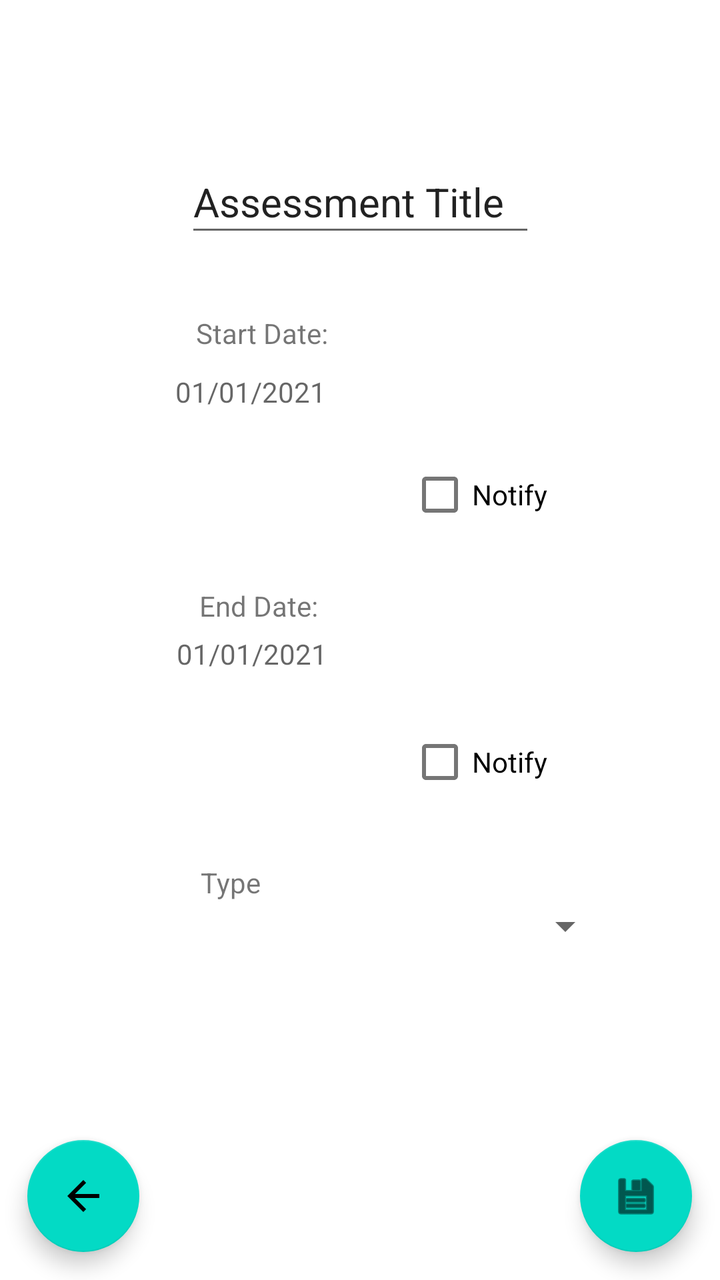
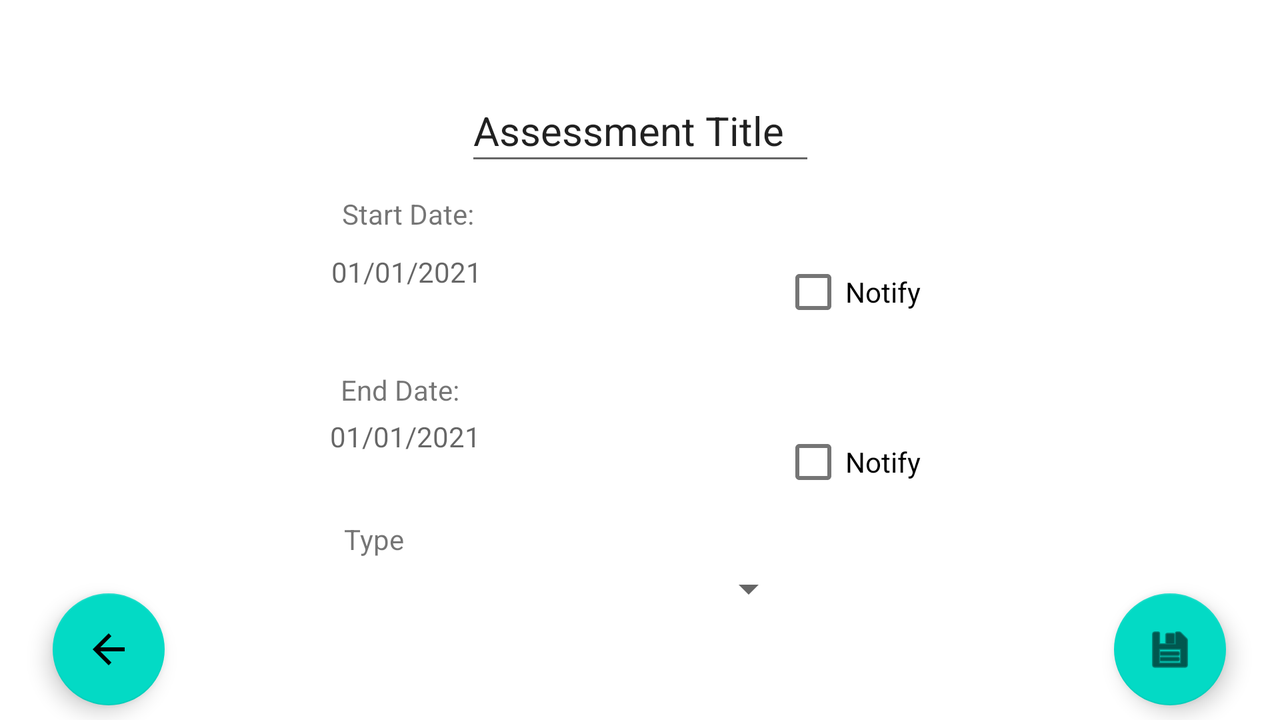

First picture: res/layout/ on a phone held upright. Second picture: the repository's own variant of that layout, on a device whose configuration matches the variant's folder. Source for both follows.
<!-- AndroidManifest.xml: application theme Theme.Smith_TaylorJ -->
<!-- res/layout/activity_edit_assessment.xml -->
<?xml version="1.0" encoding="utf-8"?>
<androidx.constraintlayout.widget.ConstraintLayout xmlns:android="http://schemas.android.com/apk/res/android"
    xmlns:app="http://schemas.android.com/apk/res-auto"
    xmlns:tools="http://schemas.android.com/tools"
    android:layout_width="match_parent"
    android:layout_height="match_parent"
    tools:context=".EditAssessmentActivity">

    <EditText
        android:id="@+id/editAssessmentTitle"
        android:layout_width="175dp"
        android:layout_height="48dp"
        android:text="Assessment Title"
        android:textSize="20sp"
        app:layout_constraintBottom_toBottomOf="parent"
        app:layout_constraintEnd_toEndOf="parent"
        app:layout_constraintStart_toStartOf="parent"
        app:layout_constraintTop_toTopOf="parent"
        app:layout_constraintVertical_bias="0.127" />

    <TextView
        android:id="@+id/editAssessStartLbl"
        android:layout_width="79dp"
        android:layout_height="34dp"
        android:text="Start Date: "
        app:layout_constraintBottom_toBottomOf="parent"
        app:layout_constraintEnd_toEndOf="parent"
        app:layout_constraintHorizontal_bias="0.349"
        app:layout_constraintStart_toStartOf="parent"
        app:layout_constraintTop_toTopOf="parent"
        app:layout_constraintVertical_bias="0.259" />


    <TextView
        android:id="@+id/editAssessEndLbl"
        android:layout_width="78dp"
        android:layout_height="29dp"
        android:text="End Date: "
        app:layout_constraintBottom_toBottomOf="parent"
        app:layout_constraintEnd_toEndOf="parent"
        app:layout_constraintHorizontal_bias="0.354"
        app:layout_constraintStart_toStartOf="parent"
        app:layout_constraintTop_toTopOf="parent"
        app:layout_constraintVertical_bias="0.48" />

    <TextView
        android:id="@+id/editAssessmentStart"
        android:layout_width="201dp"
        android:layout_height="43dp"
        android:hint="01/01/2021"
        app:layout_constraintBottom_toBottomOf="parent"
        app:layout_constraintEnd_toEndOf="parent"
        app:layout_constraintHorizontal_bias="0.552"
        app:layout_constraintStart_toStartOf="parent"
        app:layout_constraintTop_toTopOf="parent"
        app:layout_constraintVertical_bias="0.312" />

    <TextView
        android:id="@+id/editAssessmentEnd"
        android:layout_width="207dp"
        android:layout_height="46dp"
        android:hint="01/01/2021"
        app:layout_constraintBottom_toBottomOf="parent"
        app:layout_constraintEnd_toEndOf="parent"
        app:layout_constraintHorizontal_bias="0.578"
        app:layout_constraintStart_toStartOf="parent"
        app:layout_constraintTop_toTopOf="parent"
        app:layout_constraintVertical_bias="0.534" />

    <com.google.android.material.floatingactionbutton.FloatingActionButton
        android:id="@+id/returnToAssessDetailsBtn"
        android:layout_width="wrap_content"
        android:layout_height="wrap_content"
        android:clickable="true"
        app:layout_constraintBottom_toBottomOf="parent"
        app:layout_constraintEnd_toEndOf="parent"
        app:layout_constraintHorizontal_bias="0.045"
        app:layout_constraintStart_toStartOf="parent"
        app:layout_constraintTop_toTopOf="parent"
        app:layout_constraintVertical_bias="0.976"
        app:srcCompat="@drawable/abc_vector_test" />

    <com.google.android.material.floatingactionbutton.FloatingActionButton
        android:id="@+id/saveAssessmentBtn"
        android:layout_width="wrap_content"
        android:layout_height="wrap_content"
        android:clickable="true"
        app:layout_constraintBottom_toBottomOf="parent"
        app:layout_constraintEnd_toEndOf="parent"
        app:layout_constraintHorizontal_bias="0.954"
        app:layout_constraintStart_toStartOf="parent"
        app:layout_constraintTop_toTopOf="parent"
        app:layout_constraintVertical_bias="0.976"
        app:srcCompat="@android:drawable/ic_menu_save" />

    <CheckBox
        android:id="@+id/editNotifyAssessStart"
        android:layout_width="wrap_content"
        android:layout_height="wrap_content"
        android:text="Notify"
        app:layout_constraintBottom_toBottomOf="parent"
        app:layout_constraintEnd_toEndOf="parent"
        app:layout_constraintHorizontal_bias="0.703"
        app:layout_constraintStart_toStartOf="parent"
        app:layout_constraintTop_toTopOf="parent"
        app:layout_constraintVertical_bias="0.377" />

    <CheckBox
        android:id="@+id/editNotifyAssessEnd"
        android:layout_width="wrap_content"
        android:layout_height="wrap_content"
        android:text="Notify"
        app:layout_constraintBottom_toBottomOf="parent"
        app:layout_constraintEnd_toEndOf="parent"
        app:layout_constraintHorizontal_bias="0.703"
        app:layout_constraintStart_toStartOf="parent"
        app:layout_constraintTop_toTopOf="parent"
        app:layout_constraintVertical_bias="0.603" />

    <Spinner
        android:id="@+id/editAssessSpinner"
        android:layout_width="222dp"
        android:layout_height="34dp"
        app:layout_constraintBottom_toBottomOf="parent"
        app:layout_constraintEnd_toEndOf="parent"
        app:layout_constraintHorizontal_bias="0.613"
        app:layout_constraintStart_toStartOf="parent"
        app:layout_constraintTop_toTopOf="parent"
        app:layout_constraintVertical_bias="0.736" />

    <TextView
        android:id="@+id/textView10"
        android:layout_width="wrap_content"
        android:layout_height="wrap_content"
        android:text="Type"
        app:layout_constraintBottom_toBottomOf="parent"
        app:layout_constraintEnd_toEndOf="parent"
        app:layout_constraintHorizontal_bias="0.304"
        app:layout_constraintStart_toStartOf="parent"
        app:layout_constraintTop_toTopOf="parent"
        app:layout_constraintVertical_bias="0.695" />

</androidx.constraintlayout.widget.ConstraintLayout>
<!-- resources referenced by this layout -->
<resources>
  <style name="Theme.Smith_TaylorJ" parent="Theme.MaterialComponents.DayNight.DarkActionBar">
          
          <item name="colorPrimary">@color/purple_500</item>
          <item name="colorPrimaryVariant">@color/purple_700</item>
          <item name="colorOnPrimary">@color/white</item>
          
          <item name="colorSecondary">@color/teal_200</item>
          <item name="colorSecondaryVariant">@color/teal_700</item>
          <item name="colorOnSecondary">@color/black</item>
          
          <item name="android:statusBarColor" tools:targetApi="l">?attr/colorPrimaryVariant</item>
          
      </style>
</resources>
<!-- res/layout-land/activity_edit_assessment.xml (the repository's variant of the layout above) -->
<!-- drawn on the phone turned sideways -->
<?xml version="1.0" encoding="utf-8"?>
<androidx.constraintlayout.widget.ConstraintLayout xmlns:android="http://schemas.android.com/apk/res/android"
    xmlns:app="http://schemas.android.com/apk/res-auto"
    xmlns:tools="http://schemas.android.com/tools"
    android:layout_width="match_parent"
    android:layout_height="match_parent"
    tools:context=".EditAssessmentActivity">

    <EditText
        android:id="@+id/editAssessmentTitle"
        android:layout_width="175dp"
        android:layout_height="48dp"
        android:text="Assessment Title"
        android:textSize="20sp"
        app:layout_constraintBottom_toBottomOf="parent"
        app:layout_constraintEnd_toEndOf="parent"
        app:layout_constraintStart_toStartOf="parent"
        app:layout_constraintTop_toTopOf="parent"
        app:layout_constraintVertical_bias="0.127" />


    <TextView
        android:id="@+id/editAssessmentStart"
        android:layout_width="201dp"
        android:layout_height="43dp"
        android:hint="01/01/2021"
        app:layout_constraintBottom_toBottomOf="parent"
        app:layout_constraintEnd_toEndOf="parent"
        app:layout_constraintHorizontal_bias="0.377"
        app:layout_constraintStart_toStartOf="parent"
        app:layout_constraintTop_toTopOf="parent"
        app:layout_constraintVertical_bias="0.399" />

    <CheckBox
        android:id="@+id/editNotifyAssessEnd"
        android:layout_width="wrap_content"
        android:layout_height="wrap_content"
        android:text="Notify"
        app:layout_constraintBottom_toBottomOf="parent"
        app:layout_constraintEnd_toEndOf="parent"
        app:layout_constraintHorizontal_bias="0.685"
        app:layout_constraintStart_toStartOf="parent"
        app:layout_constraintTop_toTopOf="parent"
        app:layout_constraintVertical_bias="0.663" />

    <TextView
        android:id="@+id/editAssessStartLbl"
        android:layout_width="79dp"
        android:layout_height="34dp"
        android:text="Start Date: "
        app:layout_constraintBottom_toBottomOf="parent"
        app:layout_constraintEnd_toEndOf="parent"
        app:layout_constraintHorizontal_bias="0.305"
        app:layout_constraintStart_toStartOf="parent"
        app:layout_constraintTop_toTopOf="parent"
        app:layout_constraintVertical_bias="0.299" />

    <TextView
        android:id="@+id/editAssessEndLbl"
        android:layout_width="78dp"
        android:layout_height="29dp"
        android:text="End Date: "
        app:layout_constraintBottom_toBottomOf="parent"
        app:layout_constraintEnd_toEndOf="parent"
        app:layout_constraintHorizontal_bias="0.303"
        app:layout_constraintStart_toStartOf="parent"
        app:layout_constraintTop_toTopOf="parent"
        app:layout_constraintVertical_bias="0.56" />

    <CheckBox
        android:id="@+id/editNotifyAssessStart"
        android:layout_width="wrap_content"
        android:layout_height="wrap_content"
        android:text="Notify"
        app:layout_constraintBottom_toBottomOf="parent"
        app:layout_constraintEnd_toEndOf="parent"
        app:layout_constraintHorizontal_bias="0.685"
        app:layout_constraintStart_toStartOf="parent"
        app:layout_constraintTop_toTopOf="parent"
        app:layout_constraintVertical_bias="0.391" />

    <TextView
        android:id="@+id/editAssessmentEnd"
        android:layout_width="207dp"
        android:layout_height="46dp"
        android:hint="01/01/2021"
        app:layout_constraintBottom_toBottomOf="parent"
        app:layout_constraintEnd_toEndOf="parent"
        app:layout_constraintHorizontal_bias="0.381"
        app:layout_constraintStart_toStartOf="parent"
        app:layout_constraintTop_toTopOf="parent"
        app:layout_constraintVertical_bias="0.665" />

    <com.google.android.material.floatingactionbutton.FloatingActionButton
        android:id="@+id/returnToAssessDetailsBtn"
        android:layout_width="wrap_content"
        android:layout_height="wrap_content"
        android:clickable="true"
        app:layout_constraintBottom_toBottomOf="parent"
        app:layout_constraintEnd_toEndOf="parent"
        app:layout_constraintHorizontal_bias="0.045"
        app:layout_constraintStart_toStartOf="parent"
        app:layout_constraintTop_toTopOf="parent"
        app:layout_constraintVertical_bias="0.976"
        app:srcCompat="@drawable/abc_vector_test" />

    <com.google.android.material.floatingactionbutton.FloatingActionButton
        android:id="@+id/saveAssessmentBtn"
        android:layout_width="wrap_content"
        android:layout_height="wrap_content"
        android:clickable="true"
        app:layout_constraintBottom_toBottomOf="parent"
        app:layout_constraintEnd_toEndOf="parent"
        app:layout_constraintHorizontal_bias="0.954"
        app:layout_constraintStart_toStartOf="parent"
        app:layout_constraintTop_toTopOf="parent"
        app:layout_constraintVertical_bias="0.976"
        app:srcCompat="@android:drawable/ic_menu_save" />

    <Spinner
        android:id="@+id/editAssessSpinner"
        android:layout_width="235dp"
        android:layout_height="40dp"
        app:layout_constraintBottom_toBottomOf="parent"
        app:layout_constraintEnd_toEndOf="parent"
        app:layout_constraintHorizontal_bias="0.403"
        app:layout_constraintStart_toStartOf="parent"
        app:layout_constraintTop_toTopOf="parent"
        app:layout_constraintVertical_bias="0.857" />

    <TextView
        android:id="@+id/textView11"
        android:layout_width="wrap_content"
        android:layout_height="wrap_content"
        android:text="Type"
        app:layout_constraintBottom_toBottomOf="parent"
        app:layout_constraintEnd_toEndOf="parent"
        app:layout_constraintHorizontal_bias="0.282"
        app:layout_constraintStart_toStartOf="parent"
        app:layout_constraintTop_toTopOf="parent"
        app:layout_constraintVertical_bias="0.762" />

</androidx.constraintlayout.widget.ConstraintLayout>
